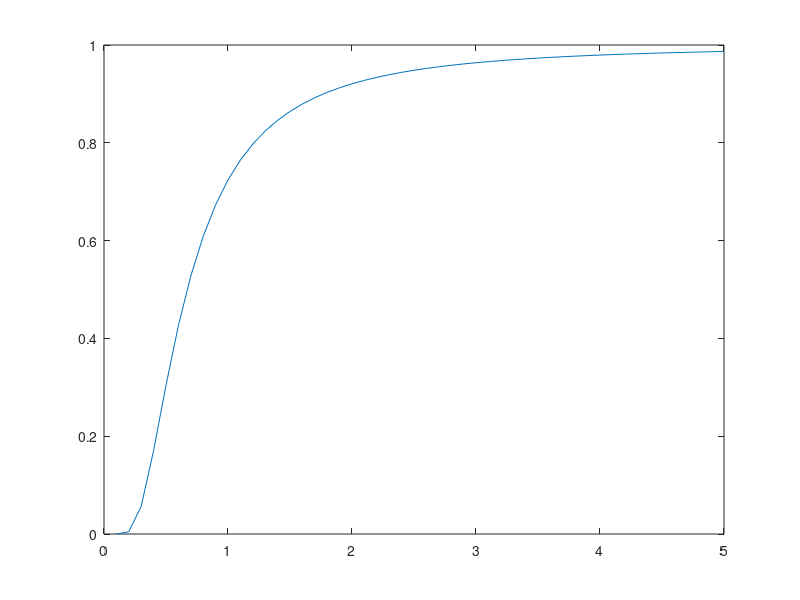

Reproduce this figure in MATLAB.
function []=plotFunction
%Camille Paoletti - 10/2012
%plot a function given in funct


X=[0:0.1:5*1e0];

%funct1=@(x) exp(1/x)*(1/x)^2/(1+exp(1/x))^2;
funct1=@(x) (1/x)^2/(sinh(1/x))^2;
%funct1=@(x) exp(-1/x)/(2*sinh(1/x));

n=length(X);
h1=zeros(1,n);
h2=zeros(1,n);


for i=1:n
    h1(1,i)=funct1(X(1,i));
    %h2(1,i)=funct2(X(1,i));
end

figure;
plot(X,h1);
hold on;
%plot(X,h2,'r');
%legend('h1','h2');
hold off;

end
